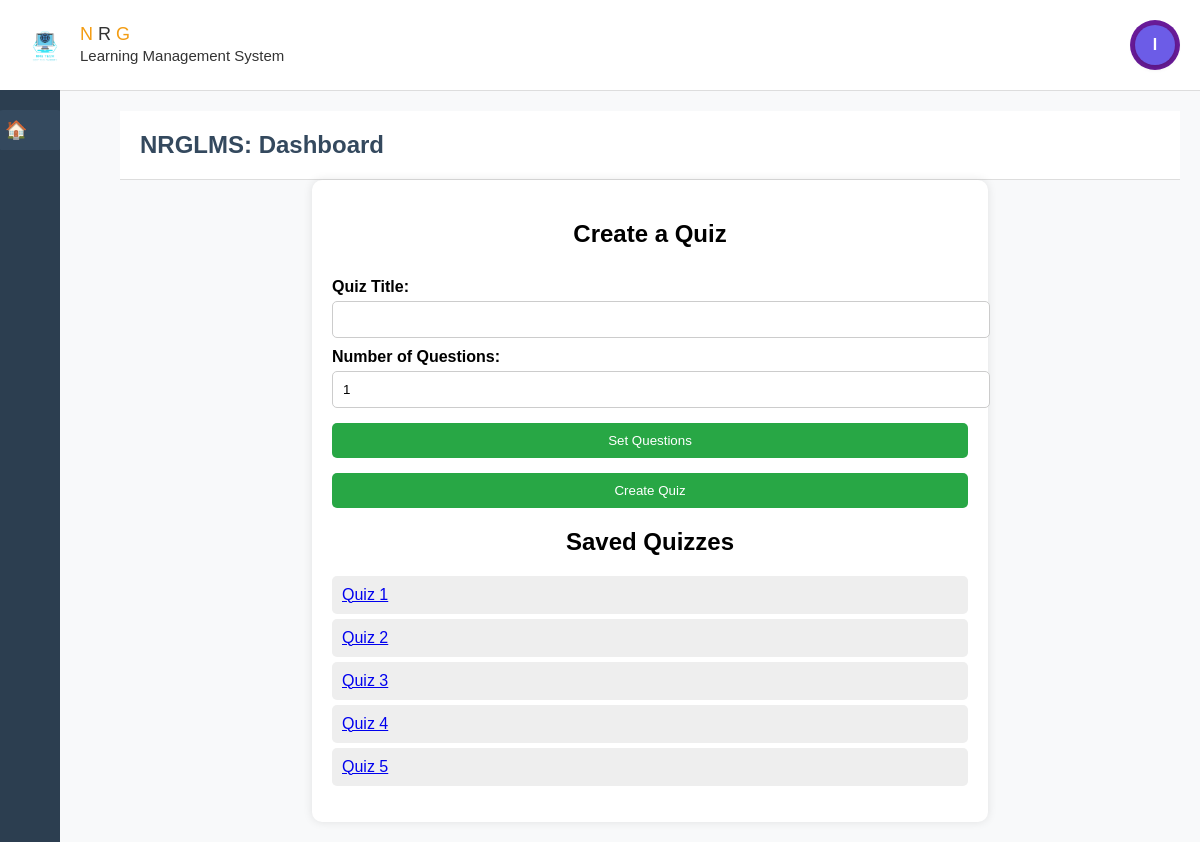
The page /quiz.php?course_id=1 on the database its author committed.
### tables this page shows
CREATE TABLE `quizzes` (
  `quiz_id` int(11) NOT NULL,
  `course_id` int(11) DEFAULT NULL,
  `quiz_title` varchar(255) NOT NULL,
  `created_at` timestamp NOT NULL DEFAULT current_timestamp(),
  `total_points` int(11) DEFAULT NULL,
  `passing_score` int(11) DEFAULT NULL
);

### quiz.php (the view, shortened to what this page needs)
<?php
include('db.php');
$name = $_SESSION['name'] ?? 'Instructor';
$first_letter = strtoupper(substr($name, 0, 1));
$course_id = $_SESSION['course_id'] ?? null;
$quiz_result = $conn->query("SELECT * FROM quizzes WHERE course_id = $course_id");
?>
<!DOCTYPE html>
<html lang="en">
<head>
    <link rel="stylesheet" href="dashboard/db.css">
</head>
<body>
<header class="header">
    <div class="logo-container">
        <div class="logo">
            <img src="img/log.png" alt="LMS Logo">
            <div class="logo-text">
                <span>N</span> R <span>G</span><br>
                <small>Learning Management System</small>
            </div>
        </div>
    </div>
    <div class="icons">
        <div class="profile">
            <div id="profile-icon" class="profile-icon"><?= $first_letter ?></div>
        </div>
    </div>
</header>
<div class="sidebar">
    <a href="adminsite.php">🏠 <span>Site Home</span></a>
</div>
<div class="content">
    <div class="header">
        <h1>NRGLMS: Dashboard</h1>
    </div>
    <div class="container">
        <h2>Create a Quiz</h2>
        <form method="POST" action="">
    <label>Quiz Title:</label>
    <input type="text" name="quiz_title" id="quiz_title" required>
    <label>Number of Questions:</label>
    <input type="number" id="num_questions" name="num_questions" min="1" value="1">
    <button type="button" onclick="generateQuestions()">Set Questions</button>
    <button type="submit">Create Quiz</button>
</form>
        <h2>Saved Quizzes</h2>
        <ul>
            <?php
           while ($quiz = $quiz_result->fetch_assoc()) {
               $quiz_id = $quiz["quiz_id"];
               $quiz_title = htmlspecialchars($quiz["quiz_title"]);
               echo "<li><a href='quiz_details.php?quiz_id=$quiz_id'>$quiz_title</a></li>";
           }
            ?>
        </ul>
    </div>
</body>
</html>

### dashboard/db.css (style rules this page uses)
body { font-family: Arial, sans-serif; margin: 0; padding: 0; background-color: #f8f9fa; }
.logo-container { display: flex; align-items: center; }
.logo { display: flex; align-items: center; }
.logo img { height: 50px; margin-right: 10px; }
.logo-text { font-size: 18px; color: #333; }
.logo-text span { color: #f39c12; }
.icons { display: flex; align-items: center; }
.profile { position: relative; }
.profile-icon { display: flex; align-items: center; justify-content: center; width: 40px; height: 40px; background-color: #6c5ce7; color: #fff; font-weight: bold; font-size: 16px; border-radius: 50%; cursor: pointer; box-shadow: 0 2px 6px rgba(0, 0, 0, 0.2); }
.sidebar { width: 60px; background-color: #2c3e50; position: fixed; top: 90px; bottom: 0; display: flex; flex-direction: column; align-items: center; padding-top: 20px; transition: all 0.3s ease; overflow: hidden; }
.sidebar a { width: 100%; height: 40px; display: flex; justify-content: start; align-items: center; background-color: #34495e; color: white; border-radius: 8px; margin-bottom: 20px; text-decoration: none; font-size: 18px; padding-left: 10px; position: relative; transition: background-color 0.3s ease; }
.content { margin-left: 100px; padding: 20px; transition: margin-left 0.3s ease; }
.header { background-color: #ffffff; padding: 20px; border-bottom: 1px solid #ddd; display: flex; justify-content: space-between; align-items: center; }
.header h1 { font-size: 24px; margin: 0; color: #34495e; }
.header .profile { background-color: #6a1b9a; color: white; border-radius: 50%; width: 50px; height: 50px; display: flex; justify-content: center; align-items: center; font-size: 20px; }

### quiz.php (style rules this page uses)
.container { width: 60%; margin: auto; background: white; padding: 20px; border-radius: 10px; box-shadow: 0px 0px 10px rgba(0, 0, 0, 0.1); }
h2 { text-align: center; }
form { display: flex; flex-direction: column; }
label { font-weight: bold; margin-top: 10px; }
input, textarea, select { padding: 10px; margin-top: 5px; border: 1px solid #ccc; border-radius: 5px; width: 100%; }
button { margin-top: 15px; padding: 10px; background: #28a745; color: white; border: none; cursor: pointer; border-radius: 5px; }
ul { list-style-type: none; padding: 0; }
li { background: #eee; padding: 10px; margin: 5px 0; border-radius: 5px; }

### rows shown on the page
quizzes: quiz_title "Quiz 1"
quizzes: quiz_title "Quiz 2"
quizzes: quiz_title "Quiz 3"
quizzes: quiz_title "Quiz 4"
quizzes: quiz_title "Quiz 5"

### other values the page prints
$first_letter "I"
